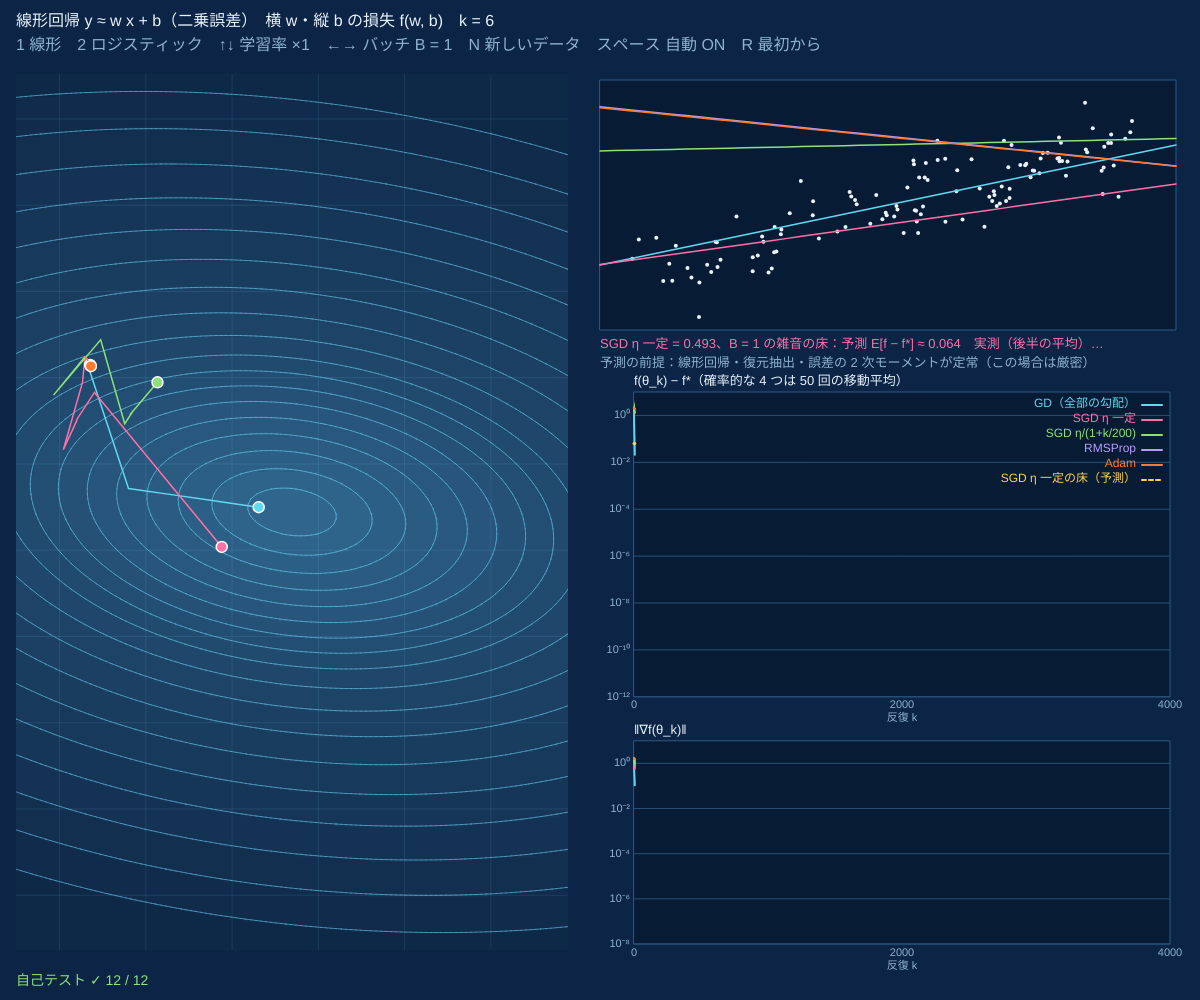
Frame 1 (no input)
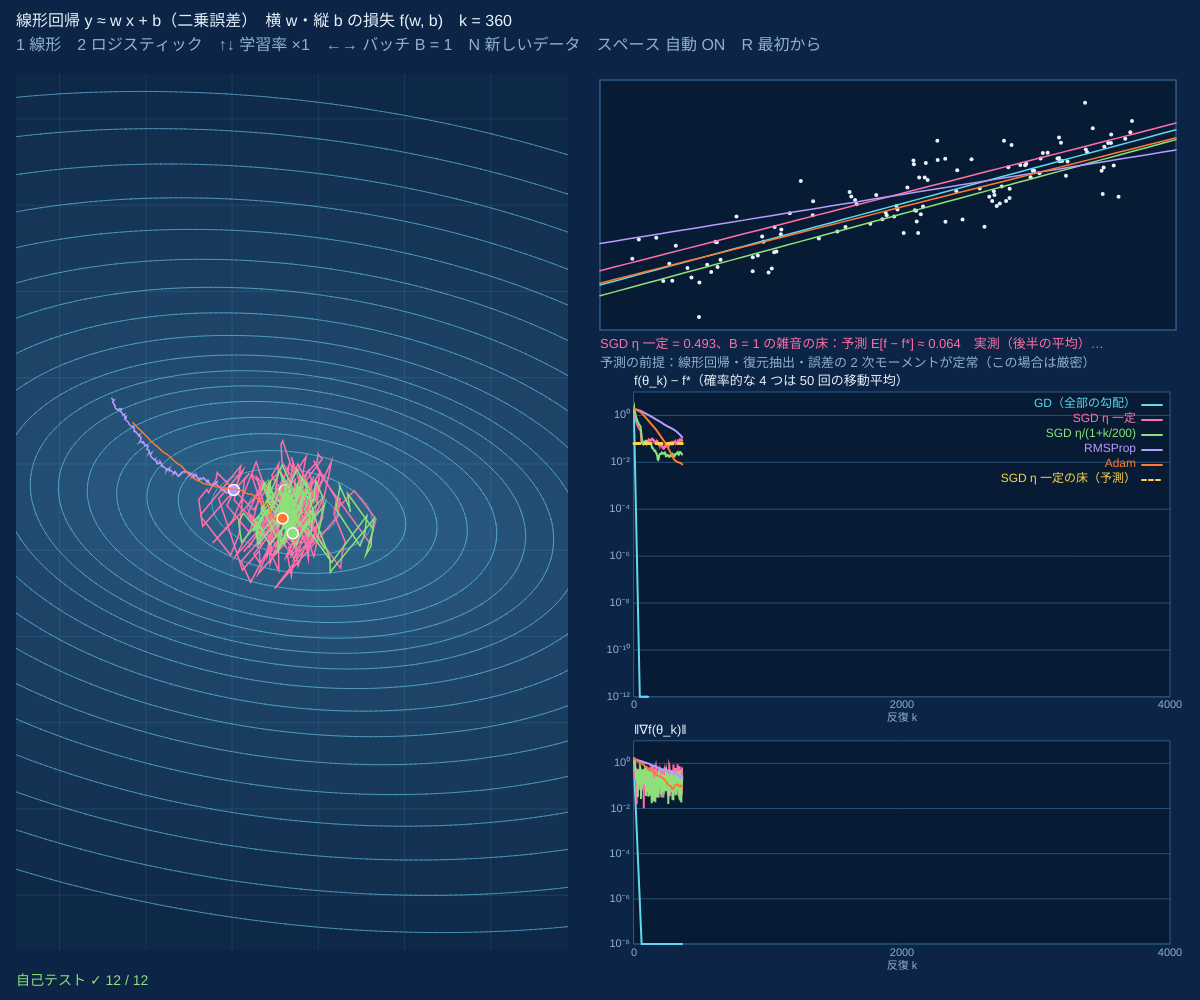
Frame 60 (no input)
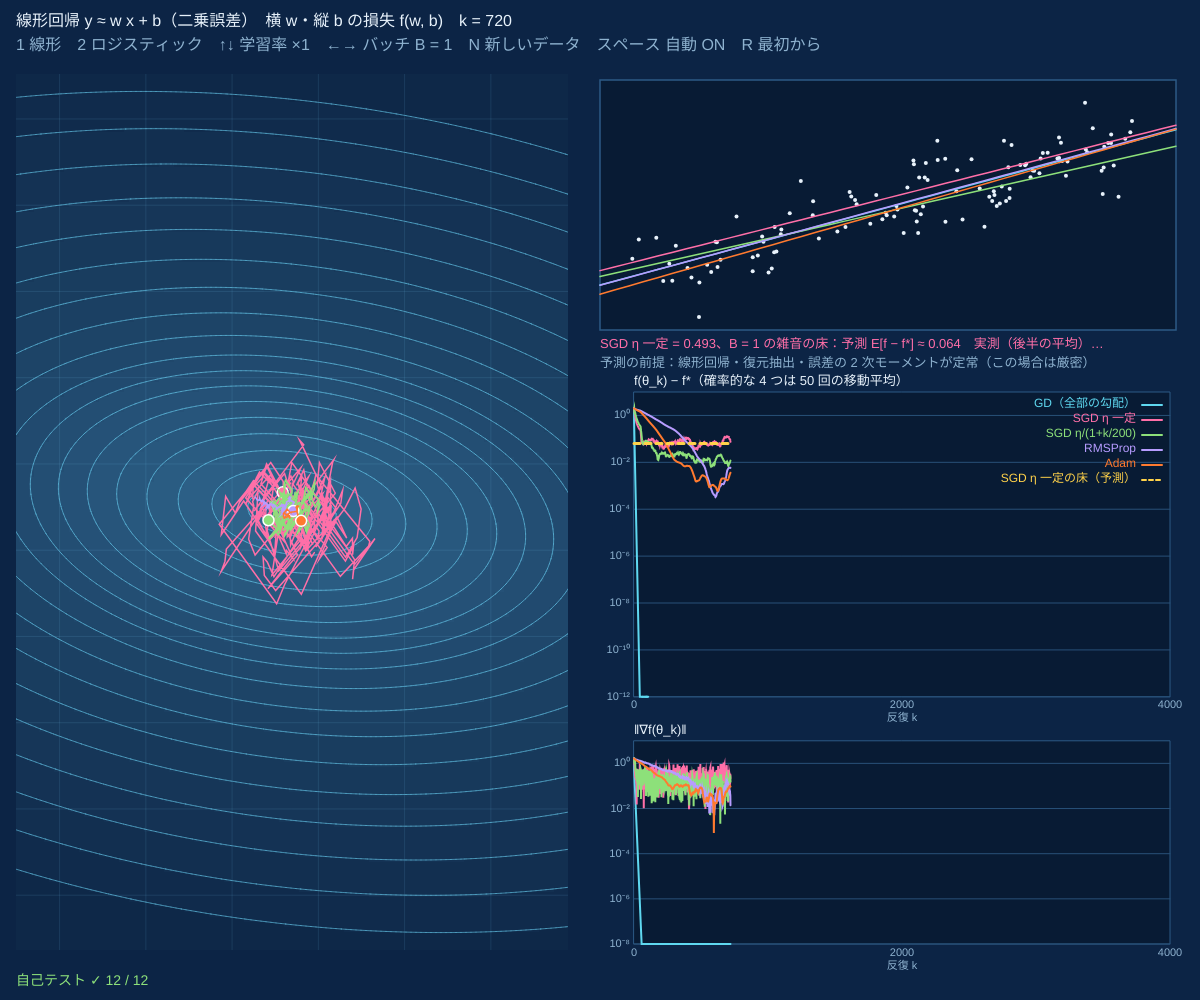
Frame 120 (the mouse pressed at the canvas centre since frame 60)

The p5.js sketch that drew these frames (run headless with seeded random() and noise() and a simulated clock; from frame 60 on, the mouse is pressed at the canvas centre):

// p5.js sketch
// ── sketch.js
// ============================================
// 05 確率的勾配法（SGD）と適応的手法（RMSProp・Adam）
// データ N 点の損失の平均 f(w, b) = (1/N) Σ fᵢ(w, b) を、全部の勾配の代わりに B 個だけ選んだ勾配（ミニバッチ）で下る
//   1 回は安いがゆらぐ。学習率 η が一定だと、f − f* はある高さ（雑音の床）で止まる。η を小さくしていけば床も下がる
// 1 = 線形回帰 / 2 = ロジスティック回帰 / ↑↓ = 学習率の倍率 / ←→ = バッチの大きさ B / N = 新しいデータ / スペース = 自動 / R = 最初から
// ============================================

const NPTS = 120;                         // ★ データの点の数
const BS = [1, 4, 16, 64, NPTS];          // ★ バッチの大きさの候補
const KMAX = 4000, PERF = 6;              // ★ 反復の最大回数、1 フレームに何回
const RHO = 0.9, B1 = 0.9, B2 = 0.999, EPS = 1e-8;   // ★ RMSProp の ρ、Adam の β₁・β₂
let which = 0, bi = 0, lrm = 1, seed = 7, M, V, CI, runs, k = 0, auto = true, MC, rnd, FP;

function setup() {
  createCanvas(windowWidth, windowHeight);
  MC = [{ name: 'GD（全部の勾配）', col: PAL.cy }, { name: 'SGD η 一定', col: PAL.pk }, { name: 'SGD η/(1+k/200)', col: PAL.gr }, { name: 'RMSProp', col: PAL.vi }, { name: 'Adam', col: PAL.or }];
  selfTest();
  rebuild();
}
function gauss(r) { return Math.sqrt(-2 * Math.log(1 - r())) * Math.cos(2 * Math.PI * r()); }
function sigm(z) { return 1 / (1 + Math.exp(-z)); }
// データと損失：θ = (w, b)、aᵢ = (xᵢ, 1)、zᵢ = w xᵢ + b
function makeModel(md, sd) {
  let r = rngSeed(sd), X = [], Y = [];
  for (let i = 0; i < NPTS; i++) {
    if (md === 0) { let x = 2 * r() - 1; X.push(x); Y.push(1.5 * x - 0.5 + 0.5 * gauss(r)); }
    else { let x = 4 * r() - 2; X.push(x); Y.push(r() < sigm(2 * x - 0.5) ? 1 : 0); }
  }
  let lossI = md === 0 ? (z, y) => 0.5 * (z - y) ** 2 : (z, y) => (z > 0 ? z + Math.log1p(Math.exp(-z)) : Math.log1p(Math.exp(z))) - y * z;
  let resI = md === 0 ? (z, y) => z - y : (z, y) => sigm(z) - y, curvI = md === 0 ? () => 1 : (z) => sigm(z) * (1 - sigm(z));
  let Mo = { md, X, Y, N: NPTS,
    f: (w, b) => { let s = 0; for (let i = 0; i < NPTS; i++) s += lossI(w * X[i] + b, Y[i]); return s / NPTS; },
    gi: (i, w, b) => { let q = resI(w * X[i] + b, Y[i]); return [q * X[i], q]; },
    g: (w, b) => { let p = [0, 0]; for (let i = 0; i < NPTS; i++) { let q = resI(w * X[i] + b, Y[i]); p[0] += q * X[i]; p[1] += q; } return [p[0] / NPTS, p[1] / NPTS]; },
    H: (w, b) => { let a = 0, c = 0, d = 0; for (let i = 0; i < NPTS; i++) { let s = curvI(w * X[i] + b); a += s * X[i] * X[i]; c += s * X[i]; d += s; } return [[a / NPTS, c / NPTS], [c / NPTS, d / NPTS]]; } };
  let th = [0, 0];   // 最小点：線形は正規方程式 1 回（= ニュートン 1 回）、ロジスティックはニュートン法を ‖∇f‖ < 1e−14 まで
  for (let it = 0; it < 50 && !(vlen(Mo.g(...th)) < 1e-14); it++) { let dd = solve2(Mo.H(...th), Mo.g(...th)); th = [th[0] - dd[0], th[1] - dd[1]]; }
  Mo.xs = [th]; Mo.fs = Mo.f(...th); Mo.view = [th[0], th[1], 3.2];
  let Hs = Mo.H(...th), H0 = Mo.H(0, 0); Mo.L = eig2(md === 0 ? Hs : [[H0[0][0], H0[0][1]], [H0[1][0], H0[1][1]]]).l[1];   // ロジスティック：σ' ≤ 1/4 で H ≤ H(0,0)
  return Mo;
}
function lrs(Mo) { return [1 / Mo.L, 0.5 / Mo.L, 0.5 / Mo.L, 0.01, 0.02].map((v) => v * lrm); }
function rebuild() {
  M = makeModel(which, seed); V = makeView(16, 74, width * 0.46, height - 124, M.view); CI = contourImage(V, M.f); rnd = rngSeed(seed + 99);
  let t0 = [M.xs[0][0] - 2.4, M.xs[0][1] + 1.8];
  runs = MC.map(() => ({ th: t0.slice(), m: [0, 0], v: [0, 0], P: [t0], fv: [M.f(...t0) - M.fs], gn: [vlen(M.g(...t0))], ma: [M.f(...t0) - M.fs], sw: M.f(...t0) - M.fs, acc: 0, nacc: 0, dead: false }));
  k = 0; FP = floorPred(M, lrs(M)[1], BS[bi]);
}
function batchGrad(Mo, th, B, r) { let p = [0, 0]; for (let j = 0; j < B; j++) { let i = Math.floor(r() * Mo.N), q = Mo.gi(i, ...th); p[0] += q[0]; p[1] += q[1]; } return [p[0] / B, p[1] / B]; }   // 復元抽出
function iterate(Mo, R, m, k, B, eta, r) {
  if (R.dead) return;
  let g = m === 0 ? Mo.g(...R.th) : batchGrad(Mo, R.th, B, r), th = R.th;
  if (m === 0 || m === 1) th = [th[0] - eta * g[0], th[1] - eta * g[1]];
  else if (m === 2) { let e = eta / (1 + k / 200); th = [th[0] - e * g[0], th[1] - e * g[1]]; }
  else if (m === 3) { R.v = R.v.map((v, j) => RHO * v + (1 - RHO) * g[j] * g[j]); th = th.map((t, j) => t - (eta * g[j]) / (Math.sqrt(R.v[j]) + EPS)); }
  else { R.m = R.m.map((v, j) => B1 * v + (1 - B1) * g[j]); R.v = R.v.map((v, j) => B2 * v + (1 - B2) * g[j] * g[j]); th = th.map((t, j) => t - (eta * R.m[j] / (1 - B1 ** (k + 1))) / (Math.sqrt(R.v[j] / (1 - B2 ** (k + 1))) + EPS)); }
  let f = Mo.f(...th) - Mo.fs;
  if (bad(f) || bad(th[0]) || bad(th[1])) { R.dead = true; R.fv.push(NaN); return; }
  R.th = th; R.P.push(th); R.fv.push(f); R.gn.push(vlen(Mo.g(...th)));
  if (R.ma) { let n = R.fv.length; R.sw += f - (n > 50 ? R.fv[n - 51] : 0); R.ma.push(R.sw / Math.min(50, n)); }   // 50 回の移動平均
  if (k >= KMAX / 2) { R.acc += f; R.nacc++; }
}
// 雑音の床の予測：誤差 e の 2 次モーメント P が止まる式 AP + PA − η 𝓜(P) = η Σ_B を解き、E[f − f*] = ½ tr(AP)
//   線形回帰・復元抽出：𝓜(P) = (1/B) E[aaᵀPaaᵀ] + (1 − 1/B) APA、Σ_B = (1/B) E[r*² aaᵀ]（この 2 つで厳密）
//   ロジスティック：A = H(θ*)、𝓜(P) = APA、Σ_B = (1/B) E[gᵢgᵢᵀ]（雑音が θ によらないとした近似）
function floorPred(Mo, eta, B) {
  let A = Mo.H(...Mo.xs[0]), mm = (P, Q) => [[P[0][0] * Q[0][0] + P[0][1] * Q[1][0], P[0][0] * Q[0][1] + P[0][1] * Q[1][1]], [P[1][0] * Q[0][0] + P[1][1] * Q[1][0], P[1][0] * Q[0][1] + P[1][1] * Q[1][1]]];
  let Sg = [[0, 0], [0, 0]], Mop = (P) => mm(mm(A, P), A);
  for (let i = 0; i < Mo.N; i++) { let q = Mo.gi(i, ...Mo.xs[0]); Sg[0][0] += q[0] * q[0] / Mo.N / B; Sg[0][1] += q[0] * q[1] / Mo.N / B; Sg[1][1] += q[1] * q[1] / Mo.N / B; }
  if (Mo.md === 0) Mop = (P) => { let s = [[0, 0], [0, 0]]; for (let i = 0; i < Mo.N; i++) { let a = [[Mo.X[i] * Mo.X[i], Mo.X[i]], [Mo.X[i], 1]], t = mm(mm(a, P), a); for (let u = 0; u < 2; u++) for (let v = 0; v < 2; v++) s[u][v] += t[u][v] / Mo.N; } let apa = mm(mm(A, P), A); return s.map((rw, u) => rw.map((x, v) => x / B + (1 - 1 / B) * apa[u][v])); };
  let op = (P) => { let a = mm(A, P), b = mm(P, A), c = Mop(P); return [a[0][0] + b[0][0] - eta * c[0][0], a[0][1] + b[0][1] - eta * c[0][1], a[1][1] + b[1][1] - eta * c[1][1]]; };
  let cols = [op([[1, 0], [0, 0]]), op([[0, 1], [1, 0]]), op([[0, 0], [0, 1]])], rhs = [eta * Sg[0][0], eta * Sg[0][1], eta * Sg[1][1]];
  let det3 = (c) => c[0][0] * (c[1][1] * c[2][2] - c[1][2] * c[2][1]) - c[1][0] * (c[0][1] * c[2][2] - c[0][2] * c[2][1]) + c[2][0] * (c[0][1] * c[1][2] - c[0][2] * c[1][1]);
  let D = det3(cols), p = [0, 1, 2].map((j) => det3(cols.map((c, i) => (i === j ? rhs : c))) / D);   // クラメルの公式（cols は列）
  return 0.5 * (A[0][0] * p[0] + 2 * A[0][1] * p[1] + A[1][1] * p[2]);
}

function draw() {
  background(PAL.bg);
  if (auto) for (let s = 0; s < PERF && k < KMAX; s++, k++) runs.forEach((R, m) => iterate(M, R, m, k, BS[bi], lrs(M)[m], rnd));
  image(CI, V.px, V.py);
  runs.forEach((R, m) => drawPath(V, R.P.slice(-300), MC[m].col, 1.5, false));
  hud([[(which === 0 ? '線形回帰 y ≈ w x + b（二乗誤差）' : 'ロジスティック回帰 P(y=1) = σ(w x + b)') + '　横 w・縦 b の損失 f(w, b)　k = ' + k, PAL.ink],
    ['1 線形　2 ロジスティック　↑↓ 学習率 ×' + lrm + '　←→ バッチ B = ' + BS[bi] + '　N 新しいデータ　スペース 自動 ' + (auto ? 'ON' : 'off') + '　R 最初から', PAL.dim]], 16, 14, 16);
  // データと、いまの (w, b) の直線・曲線
  let x0 = width * 0.5, y0 = 80, w = width - x0 - 24, h = height * 0.25, xr = which === 0 ? 1.1 : 2.2, ylo = which === 0 ? -3.5 : -0.2, yhi = which === 0 ? 2.5 : 1.2;
  let DX = (x) => x0 + ((x + xr) / (2 * xr)) * w, DY = (y) => y0 + h - ((y - ylo) / (yhi - ylo)) * h;
  fill(8, 26, 50, 230); stroke(PAL.line); rect(x0, y0, w, h); noStroke(); fill(PAL.ink);
  for (let i = 0; i < M.N; i++) circle(DX(M.X[i]), DY(Math.min(yhi, Math.max(ylo, M.Y[i]))), 4);
  runs.forEach((R, m) => { if (R.dead) return; noFill(); stroke(MC[m].col); strokeWeight(1.5); beginShape(); for (let j = 0; j <= 40; j++) { let x = -xr + (2 * xr * j) / 40, z = R.th[0] * x + R.th[1], y = which === 0 ? z : sigm(z); vertex(DX(x), DY(Math.min(yhi, Math.max(ylo, y)))); } endShape(); });
  let et = lrs(M), fp = FP, R1 = runs[1];
  hud([['SGD η 一定 = ' + fmt(et[1], 3) + '、B = ' + BS[bi] + ' の雑音の床：予測 E[f − f*] ≈ ' + fmt(fp, 3) + '　実測（後半の平均）' + (R1.nacc ? fmt(R1.acc / R1.nacc, 3) : '…'), PAL.pk],
    [which === 0 ? '予測の前提：線形回帰・復元抽出・誤差の 2 次モーメントが定常（この場合は厳密）' : '予測の前提：最小点のまわりで 2 次近似・雑音は一定（近似）', PAL.dim]], x0, y0 + h + 8, 13);
  let ks = runs[0].fv.map(() => fp), top = y0 + h + 62, ph = (height - top - 100) * 0.6;
  logPlot(x0 + 34, top, w - 40, ph, runs.map((R, m) => ({ v: m ? R.ma : R.fv, c: MC[m].col, name: MC[m].name + (R.dead ? '（発散）' : '') })).concat([{ v: ks, c: PAL.ye, dash: true, wt: 3, name: 'SGD η 一定の床（予測）' }]), { kmax: KMAX, lo: -12, title: 'f(θ_k) − f*（確率的な 4 つは 50 回の移動平均）' });
  logPlot(x0 + 34, top + ph + 44, w - 40, height - top - ph - 100, runs.map((R, m) => ({ v: R.gn, c: MC[m].col })), { kmax: KMAX, lo: -8, title: '‖∇f(θ_k)‖' });
  drawSelfTest();
}
function keyPressed() {
  if (key === '1' || key === '2') { which = +key - 1; rebuild(); }
  if (key === UP_ARROW) { lrm = Math.min(16, lrm * 2); rebuild(); }
  if (key === DOWN_ARROW) { lrm = Math.max(1 / 16, lrm / 2); rebuild(); }
  if (key === RIGHT_ARROW) { bi = Math.min(BS.length - 1, bi + 1); rebuild(); }
  if (key === LEFT_ARROW) { bi = Math.max(0, bi - 1); rebuild(); }
  if (key === 'n' || key === 'N') { seed++; rebuild(); }
  if (key === ' ') auto = !auto;
  if (key === 'r' || key === 'R') rebuild();
}

function selfTest() {
  let Ml = makeModel(0, 7), Mg = makeModel(1, 7);
  for (let Mo of [Ml, Mg]) {
    let e = derivErr(Mo, [[0.3, -0.2], [2, 1], [-1, 0.5]]), nm = Mo.md ? 'ロジスティック' : '線形';
    stOk(nm + '：損失の勾配・ヘッセ行列 = 差分', e.g < 1e-6 && e.H < 1e-5, 'g ' + fmt(e.g) + ', H ' + fmt(e.H));
    stOk(nm + '：最小点 θ* で ‖∇f‖ < 1e−12', vlen(Mo.g(...Mo.xs[0])) < 1e-12, 'θ* = (' + fmt(Mo.xs[0][0], 5) + ', ' + fmt(Mo.xs[0][1], 5) + ')');
    let r = rngSeed(5), perm = [...Array(Mo.N).keys()].sort(() => r() - 0.5), avg = [0, 0], th = [0.7, -0.4];
    for (let s = 0; s < Mo.N; s += 10) { let p = [0, 0]; for (let i of perm.slice(s, s + 10)) { let q = Mo.gi(i, ...th); p[0] += q[0] / 10; p[1] += q[1] / 10; } avg[0] += p[0] / (Mo.N / 10); avg[1] += p[1] / (Mo.N / 10); }
    let g = Mo.g(...th); stOk(nm + '：重ならない 12 個のミニバッチの勾配の平均 = 全体の勾配', Math.hypot(avg[0] - g[0], avg[1] - g[1]) < 1e-12);
  }
  let o = Mg.Y.map((y, i) => [Mg.X[i], y]).sort((a, b) => a[0] - b[0]).map((p) => p[1]), mono = (s) => s.every((v, i) => i === 0 || v >= s[i - 1]);
  stOk('ロジスティック：データは 1 本のしきい値で分けられない（だから f* が有限）', !mono(o) && !mono(o.slice().reverse()));
  let R = { th: [1, 1], m: [0, 0], v: [0, 0], P: [], fv: [], gn: [], acc: 0, nacc: 0 }, g0 = Ml.g(1, 1);
  iterate(Ml, R, 4, 0, NPTS, 0.02, rngSeed(1));   // B = N でも復元抽出なので g は全体の勾配と少し違う → 大きさだけ確かめる
  stOk('Adam の 1 歩目：各成分がちょうど η·|g|/(|g|+ε) ≈ η だけ動く（バイアス補正）', Math.abs(Math.abs(R.th[0] - 1) - 0.02) < 1e-6 && Math.abs(Math.abs(R.th[1] - 1) - 0.02) < 1e-6, '動き ' + fmt(Math.abs(R.th[0] - 1), 6) + ', ' + fmt(Math.abs(R.th[1] - 1), 6) + '（|g| ~ ' + fmt(vlen(g0)) + '）');
  let eta = 0.5 / Ml.L;
  for (let [B, sd] of [[1, 11], [4, 12]]) {
    let fp = floorPred(Ml, eta, B), r = rngSeed(sd), th = Ml.xs[0].slice(), sum = 0, n = 0;
    for (let kk = 0; kk < 30000; kk++) { let gb = batchGrad(Ml, th, B, r); th = [th[0] - eta * gb[0], th[1] - eta * gb[1]]; if (kk >= 1000) { sum += Ml.f(...th) - Ml.fs; n++; } }
    stOk('線形・B=' + B + '・η=0.5/L：雑音の床 実測（29000 回の平均）≈ 予測（±5%）', Math.abs(sum / n / fp - 1) < 0.05, '予測 ' + fmt(fp, 4) + ' 実測 ' + fmt(sum / n, 4));
  }
  let ra = rngSeed(3), rb = rngSeed(3), A = { th: [0, 0], m: [0, 0], v: [0, 0], P: [], fv: [], gn: [], acc: 0, nacc: 0 }, Bd = { th: [0, 0], m: [0, 0], v: [0, 0], P: [], fv: [], gn: [], acc: 0, nacc: 0 };
  for (let kk = 0; kk < KMAX; kk++) { iterate(Ml, A, 1, kk, 1, eta, ra); iterate(Ml, Bd, 2, kk, 1, eta, rb); }
  let tail = (R) => R.fv.slice(-1000).reduce((s, v) => s + v, 0) / 1000;
  stOk('η を減らす SGD のほうが、η 一定より f* に近づく（最後の 1000 回の平均）', tail(Bd) < tail(A), fmt(tail(Bd), 3) + ' < ' + fmt(tail(A), 3));
  let G = { th: [0, 0], m: [0, 0], v: [0, 0], P: [], fv: [], gn: [], acc: 0, nacc: 0 }; for (let kk = 0; kk < 300; kk++) iterate(Ml, G, 0, kk, 1, 1 / Ml.L, null);
  stOk('全部の勾配の GD（t = 1/L）はゆらがず f* に収束', G.fv[G.fv.length - 1] < 1e-25, fmt(G.fv[G.fv.length - 1]));
  stReport();
}

// ---------- やってみよう ----------
// 1. ←→ で B を 1 → 4 → 16 にすると、SGD η 一定の床が 1/4 ずつ下がる（予測の点線と比べよう）
// 2. ↑↓ で学習率を 2 倍にすると床も約 2 倍。GD は 2/L を超えると発散する
// 3. Adam と RMSProp は成分ごとに歩幅をそろえる。等高線の楕円がつぶれていても進み方があまり変わらない
// 4. 2（ロジスティック）では床の予測は近似。データの点と、確率の曲線（σ）の当てはまりを見よう
// 5. N で別のデータにしても、床の予測と実測は合う？

// ==================================================
// ここから下は「最適化の道具」（中身は読まなくても OK。消さないでね）
// テスト関数（値・勾配・ヘッセ行列）、等高線、対数グラフ、2×2 行列、直線探索、自己テスト
// ==================================================
const PAL = { bg: '#0c2445', ink: '#e8f2fb', dim: '#8eb2cf', line: '#2c5a85', or: '#ff7a2f', cy: '#5fd8f0', gr: '#8de07a', ye: '#ffd24a', pk: '#ff6fa8', vi: '#b79cff', rd: '#ff5a5a' };

// ---- テスト関数 { f 値, g 勾配, H ヘッセ行列, xs 最小点, fs 最小値, view [中心x, 中心y, 横の半幅] }
function quadFn(kap, th = 0.5) {     // f = ½ xᵀAx、A の固有値は μ = 1 と L = κ（θ だけ回転）
  let c = Math.cos(th), s = Math.sin(th), a = c * c + kap * s * s, b = (1 - kap) * c * s, d = s * s + kap * c * c;
  return { name: '2 次関数 κ = ' + fmt(kap), f: (x, y) => 0.5 * (a * x * x + 2 * b * x * y + d * y * y), g: (x, y) => [a * x + b * y, b * x + d * y],
    H: () => [[a, b], [b, d]], mu: 1, L: kap, xs: [[0, 0]], fs: 0, view: [0, 0, 3.2], start: [-2.6, 1.6], convex: true, th };
}
const ROSEN = { name: 'ローゼンブロック', f: (x, y) => (1 - x) ** 2 + 100 * (y - x * x) ** 2,
  g: (x, y) => [-2 * (1 - x) - 400 * x * (y - x * x), 200 * (y - x * x)],
  H: (x, y) => [[2 - 400 * (y - x * x) + 800 * x * x, -400 * x], [-400 * x, 200]], xs: [[1, 1]], fs: 0, view: [-0.2, 0.9, 2.1], start: [-1.2, 1] };
const HIMMEL = { name: 'ヒンメルブラウ', f: (x, y) => (x * x + y - 11) ** 2 + (x + y * y - 7) ** 2,
  g: (x, y) => [4 * x * (x * x + y - 11) + 2 * (x + y * y - 7), 2 * (x * x + y - 11) + 4 * y * (x + y * y - 7)],
  H: (x, y) => [[12 * x * x + 4 * y - 42, 4 * x + 4 * y], [4 * x + 4 * y, 4 * x + 12 * y * y - 26]],
  xs: [[3, 2], [-2.8051, 3.1313], [-3.7793, -3.2832], [3.5844, -1.8481]], fs: 0, view: [0, 0, 6.2], start: [-0.3, -0.9] };
const BEALE = (() => {
  let C = [1.5, 2.25, 2.625], each = (x, y, fn) => C.forEach((c, i) => { let n = i + 1; fn(c - x + x * y ** n, y ** n - 1, n * x * y ** (n - 1), n * y ** (n - 1), n > 1 ? n * (n - 1) * x * y ** (n - 2) : 0); });
  return { name: 'ビール', f: (x, y) => { let s = 0; each(x, y, (r) => (s += r * r)); return s; },
    g: (x, y) => { let p = [0, 0]; each(x, y, (r, rx, ry) => { p[0] += 2 * r * rx; p[1] += 2 * r * ry; }); return p; },
    H: (x, y) => { let a = 0, b = 0, d = 0; each(x, y, (r, rx, ry, rxy, ryy) => { a += 2 * rx * rx; b += 2 * (rx * ry + r * rxy); d += 2 * (ry * ry + r * ryy); }); return [[a, b], [b, d]]; },
    xs: [[3, 0.5]], fs: 0, view: [0.6, 0, 4.6], start: [-1.5, 1.8] };
})();
HIMMEL.xs = HIMMEL.xs.map((p) => criticalPoint(HIMMEL, p));   // 4 つの最小点を ∇f = 0 のニュートン法で精密に
const LSE = (() => {                  // log(e^(x+3y−0.1) + e^(x−3y−0.1) + e^(−x−0.1))：凸。最小点 (−ln2 / 2, 0)、最小値 (3/2)ln2 − 0.1
  let pr = (x, y) => { let z = [x + 3 * y - 0.1, x - 3 * y - 0.1, -x - 0.1], m = Math.max(...z), e = z.map((v) => Math.exp(v - m)), s = e[0] + e[1] + e[2]; return [m + Math.log(s), e.map((v) => v / s)]; };
  return { name: 'log-sum-exp', f: (x, y) => pr(x, y)[0], g: (x, y) => { let p = pr(x, y)[1]; return [p[0] + p[1] - p[2], 3 * p[0] - 3 * p[1]]; },
    H: (x, y) => { let p = pr(x, y)[1], g0 = p[0] + p[1] - p[2], g1 = 3 * p[0] - 3 * p[1]; return [[1 - g0 * g0, g1 - g0 * g1], [g1 - g0 * g1, 9 * (p[0] + p[1]) - g1 * g1]]; },
    xs: [[-Math.LN2 / 2, 0]], fs: 1.5 * Math.LN2 - 0.1, view: [-0.4, 0, 2.4], start: [-2, 1.1], convex: true, L: 10 };
})();

// ---- 2×2 の行列とベクトル
function eig2(M) {                    // 対称行列の固有値（小さい順）と固有ベクトル
  let a = M[0][0], b = M[0][1], d = M[1][1], t = (a + d) / 2, r = Math.hypot((a - d) / 2, b), l1 = t - r;
  let v = Math.abs(b) > 1e-14 * (Math.abs(a) + Math.abs(d) + 1) ? [l1 - d, b] : a <= d ? [1, 0] : [0, 1], n = Math.hypot(v[0], v[1]);
  v = [v[0] / n, v[1] / n];
  return { l: [l1, t + r], v: [v, [-v[1], v[0]]] };
}
function solve2(M, r) { let det = M[0][0] * M[1][1] - M[0][1] * M[1][0]; return [(M[1][1] * r[0] - M[0][1] * r[1]) / det, (M[0][0] * r[1] - M[1][0] * r[0]) / det]; }
function vlen(v) { return Math.hypot(...v); }
function vdot(a, b) { let s = 0; for (let i = 0; i < a.length; i++) s += a[i] * b[i]; return s; }
function vaxpy(a, x, y) { return y.map((yi, i) => yi + a * x[i]); }   // a·x + y
function bad(v) { return !isFinite(v) || Math.abs(v) > 1e12; }
function errTo(F, p) { return Math.min(...F.xs.map((q) => Math.hypot(p[0] - q[0], p[1] - q[1]))); }

// ---- 微分のチェック（中心差分）。H は「解析的な勾配」の差分と比べる
function fdGrad(fn, x, y, h = 1e-6) { return [(fn(x + h, y) - fn(x - h, y)) / (2 * h), (fn(x, y + h) - fn(x, y - h)) / (2 * h)]; }
function derivErr(F, pts) {
  let eg = 0, eh = 0, rel = (a, b) => Math.abs(a - b) / Math.max(1, Math.abs(b));
  for (let [x, y] of pts) {
    let g = F.g(x, y), n = fdGrad(F.f, x, y), H = F.H(x, y), h = 1e-6;
    let gx1 = F.g(x + h, y), gx0 = F.g(x - h, y), gy1 = F.g(x, y + h), gy0 = F.g(x, y - h);
    let N = [[(gx1[0] - gx0[0]) / (2 * h), (gy1[0] - gy0[0]) / (2 * h)], [(gx1[1] - gx0[1]) / (2 * h), (gy1[1] - gy0[1]) / (2 * h)]];
    eg = Math.max(eg, rel(g[0], n[0]), rel(g[1], n[1]));
    for (let i = 0; i < 2; i++) for (let j = 0; j < 2; j++) eh = Math.max(eh, rel(H[i][j], N[i][j]));
  }
  return { g: eg, H: eh };
}
// ∇f = 0 をニュートン法で解く（停留点を探す）
function criticalPoint(F, p, it = 60) {
  for (let k = 0; k < it; k++) { let d = solve2(F.H(p[0], p[1]), F.g(p[0], p[1])); if (!isFinite(d[0] + d[1])) return null; p = [p[0] - d[0], p[1] - d[1]]; if (vlen(d) < 1e-14) break; }
  return vlen(F.g(p[0], p[1])) < 1e-8 ? p : null;
}
// アルミホの条件 f(x + t d) ≤ f(x) + c₁ t ∇fᵀd になるまで t を β 倍（試した点も返す）
function armijo(F, p, d, c1 = 1e-4, beta = 0.5, t = 1) {
  let f0 = F.f(p[0], p[1]), sl = vdot(F.g(p[0], p[1]), d), tries = [];
  for (let k = 0; k < 60; k++) { let fq = F.f(p[0] + t * d[0], p[1] + t * d[1]); tries.push([t, fq]); if (fq <= f0 + c1 * t * sl) break; t *= beta; }
  return { t, tries, slope: sl };
}

// ---- 画面と世界の座標（縦横の縮尺は同じ）
function makeView(px, py, pw, ph, v) {
  let V = { px, py, pw: Math.round(pw), ph: Math.round(ph), cx: v[0], cy: v[1], hw: v[2] };
  V.sc = V.pw / (2 * V.hw); V.hh = V.ph / (2 * V.sc);
  V.toS = (x, y) => [V.px + V.pw / 2 + (x - V.cx) * V.sc, V.py + V.ph / 2 - (y - V.cy) * V.sc];
  V.toW = (sx, sy) => [V.cx + (sx - V.px - V.pw / 2) / V.sc, V.cy - (sy - V.py - V.ph / 2) / V.sc];
  V.inside = (sx, sy) => sx >= V.px && sx <= V.px + V.pw && sy >= V.py && sy <= V.py + V.ph;
  return V;
}
// 等高線の画像：格子で値を計算 → 分位点で段を決め、色ぬり ＋ マーチングスクエアで線（関数を変えたときだけ呼ぶ）
function contourImage(V, fz, nLev = 18) {
  let cs = 5, nx = Math.ceil(V.pw / cs) + 1, ny = Math.ceil(V.ph / cs) + 1, Z = new Float64Array(nx * ny);
  for (let j = 0; j < ny; j++) for (let i = 0; i < nx; i++) { let [x, y] = V.toW(V.px + i * cs, V.py + j * cs), z = fz(x, y); Z[j * nx + i] = isFinite(z) ? z : 1e300; }
  let srt = Array.from(Z).filter((z) => z < 1e300).sort((a, b) => a - b), lev = [];
  for (let k = 1; k <= nLev; k++) lev.push(srt[Math.min(srt.length - 1, Math.floor(srt.length * Math.pow(k / (nLev + 1), 1.7)))]);
  let G = createGraphics(V.pw, V.ph); G.pixelDensity(1);
  let ctx = G.drawingContext, img = ctx.createImageData(V.pw, V.ph), band = new Uint8Array(nx * ny);
  for (let q = 0; q < Z.length; q++) { let b = 0; while (b < nLev && Z[q] > lev[b]) b++; band[q] = Z[q] >= 1e300 ? 255 : b; }
  for (let py = 0; py < V.ph; py++) for (let px = 0; px < V.pw; px++) {
    let b = band[Math.round(py / cs) * nx + Math.round(px / cs)], t = b === 255 ? 1.25 : b / nLev, o = 4 * (py * V.pw + px);
    img.data[o] = 14 + 34 * (1 - t); img.data[o + 1] = 40 + 62 * (1 - t); img.data[o + 2] = 72 + 70 * (1 - t); img.data[o + 3] = 255;
  }
  ctx.putImageData(img, 0, 0);
  // 方眼（製図用紙）
  let gs = Math.pow(10, Math.floor(Math.log10(V.hw / 2))); if (V.hw / gs > 10) gs *= 2; if (V.hw / gs > 10) gs *= 2.5;
  ctx.strokeStyle = 'rgba(120,200,240,0.12)'; ctx.lineWidth = 1; ctx.beginPath();
  for (let x = Math.ceil((V.cx - V.hw) / gs) * gs; x < V.cx + V.hw; x += gs) { let s = V.toS(x, 0)[0] - V.px; ctx.moveTo(s, 0); ctx.lineTo(s, V.ph); }
  for (let y = Math.ceil((V.cy - V.hh) / gs) * gs; y < V.cy + V.hh; y += gs) { let s = V.toS(0, y)[1] - V.py; ctx.moveTo(0, s); ctx.lineTo(V.pw, s); }
  ctx.stroke();
  ctx.strokeStyle = 'rgba(110,215,250,0.55)';
  for (let L of lev) {
    ctx.beginPath();
    for (let j = 0; j < ny - 1; j++) for (let i = 0; i < nx - 1; i++) {
      let a = Z[j * nx + i], b = Z[j * nx + i + 1], c = Z[(j + 1) * nx + i + 1], d = Z[(j + 1) * nx + i], P = [];
      if (a > L !== b > L) P.push(i + (L - a) / (b - a), j);
      if (b > L !== c > L) P.push(i + 1, j + (L - b) / (c - b));
      if (d > L !== c > L) P.push(i + (L - d) / (c - d), j + 1);
      if (a > L !== d > L) P.push(i, j + (L - a) / (d - a));
      for (let q = 0; q + 3 < P.length; q += 4) { ctx.moveTo(P[q] * cs, P[q + 1] * cs); ctx.lineTo(P[q + 2] * cs, P[q + 3] * cs); }
    }
    ctx.stroke();
  }
  G.levels = lev;
  return G;
}

// ---- 対数グラフ：series = [{ v: 値の配列, c: 色, name, dash }]。0 以下・NaN は描かない。opt = { lo, hi, logx, title, kmax }
function logPlot(x, y, w, h, series, opt = {}) {
  let lo = opt.lo, hi = opt.hi, kmax = opt.kmax || 1, mn = Infinity, mx = -Infinity;
  for (let s of series) { if (!opt.kmax) kmax = Math.max(kmax, s.v.length - 1); for (let v of s.v) if (v > 0 && isFinite(v)) { mn = Math.min(mn, Math.log10(v)); mx = Math.max(mx, Math.log10(v)); } }
  if (lo === undefined) lo = isFinite(mn) ? Math.max(-17, Math.floor(mn)) : -16;
  if (hi === undefined) hi = isFinite(mx) ? Math.ceil(mx) : 2;
  if (hi <= lo) hi = lo + 1;
  let X = (k) => x + w * (opt.logx ? Math.log(1 + k) / Math.log(1 + kmax) : k / kmax), Y = (v) => y + h - (h * (Math.log10(v) - lo)) / (hi - lo);
  push();
  fill(8, 26, 50, 230); stroke(PAL.line); strokeWeight(1); rect(x, y, w, h);
  textSize(11); textAlign(RIGHT, CENTER);
  let de = Math.max(1, Math.ceil((hi - lo) / 8));
  for (let e = lo; e <= hi; e += de) { let yy = Y(Math.pow(10, e)); stroke(40, 80, 120); line(x, yy, x + w, yy); noStroke(); fill(PAL.dim); text('10' + sup(e), x - 4, yy); }
  textAlign(CENTER, TOP); noStroke(); fill(PAL.dim);
  let kt = opt.logx ? [1, 10, 100, 1000, 10000].filter((k) => k <= kmax) : [0, Math.round(kmax / 2), kmax];
  for (let k of kt) text(k, X(k), y + h + 3);
  text(opt.xlabel || '反復 k', x + w / 2, y + h + 16);
  for (let s of series) {
    stroke(s.c); strokeWeight(s.wt || 2); noFill();
    if (s.dash) drawingContext.setLineDash([6, 5]);
    let pts = [];
    let flush = () => { if (pts.length >= 2) { beginShape(); for (let p of pts) vertex(p[0], p[1]); endShape(); } else if (pts.length === 1) point(pts[0][0], pts[0][1]); pts = []; };
    for (let k = 0; k < s.v.length && k <= kmax; k++) { let v = s.v[k]; if (v > 0 && isFinite(v)) pts.push([X(k), Math.max(y, Math.min(y + h, Y(v)))]); else flush(); }
    flush(); drawingContext.setLineDash([]);
  }
  noStroke(); textAlign(RIGHT, TOP); textSize(12);
  series.filter((s) => s.name).forEach((s, i) => { let yy = y + 6 + 15 * i; noStroke(); fill(s.c); text(s.name, x + w - 34, yy); stroke(s.c); strokeWeight(2); if (s.dash) drawingContext.setLineDash([4, 3]); line(x + w - 28, yy + 7, x + w - 8, yy + 7); drawingContext.setLineDash([]); });
  if (opt.title) { noStroke(); fill(PAL.ink); textSize(13); textAlign(LEFT, BOTTOM); text(opt.title, x, y - 4); }
  pop();
}

// ---- 描く道具
function arrow(x1, y1, x2, y2, c, w = 2) {
  let a = Math.atan2(y2 - y1, x2 - x1), L = Math.hypot(x2 - x1, y2 - y1), hd = Math.min(12, L * 0.4);
  push(); stroke(c); fill(c); strokeWeight(w); line(x1, y1, x2, y2);
  if (L > 2) triangle(x2, y2, x2 - hd * Math.cos(a - 0.4), y2 - hd * Math.sin(a - 0.4), x2 - hd * Math.cos(a + 0.4), y2 - hd * Math.sin(a + 0.4));
  pop();
}
function drawPath(V, P, c, w = 2, dots = true) {   // 反復点の列を折れ線と点で
  if (P.length === 0) return;
  push(); stroke(c); strokeWeight(w); noFill();
  if (P.length >= 2) { beginShape(); for (let p of P) { let s = V.toS(p[0], p[1]); vertex(s[0], s[1]); } endShape(); }
  if (dots) { noStroke(); fill(c); for (let i = 0; i < P.length; i += Math.max(1, Math.floor(P.length / 60))) { let s = V.toS(P[i][0], P[i][1]); circle(s[0], s[1], 5); } }
  let s = V.toS(P[P.length - 1][0], P[P.length - 1][1]); stroke(255); strokeWeight(1.5); fill(c); circle(s[0], s[1], 11);
  pop();
}
function hud(lines, x, y, sz = 15, lh = 1.45) {   // 文字の列（[文字, 色] または 文字）
  push(); noStroke(); textSize(sz); textAlign(LEFT, TOP);
  lines.forEach((L, i) => { let [s, c] = Array.isArray(L) ? L : [L, PAL.ink]; fill(c); text(s, x, y + i * sz * lh); });
  pop();
}
const SUP = { '-': '⁻', 0: '⁰', 1: '¹', 2: '²', 3: '³', 4: '⁴', 5: '⁵', 6: '⁶', 7: '⁷', 8: '⁸', 9: '⁹' };
function sup(n) { return String(n).split('').map((ch) => SUP[ch] || ch).join(''); }
function fmt(v, d = 3) {             // 数の表示（発散・とても小さい数も）
  if (!isFinite(v) || Math.abs(v) > 1e12) return '発散';
  if (v === 0) return '0';
  let a = Math.abs(v);
  if (a < 1e-3 || a >= 1e5) { let e = Math.floor(Math.log10(a)), m = v / Math.pow(10, e); return m.toFixed(d - 1) + '×10' + sup(e); }
  return String(+v.toPrecision(d));
}
function rngSeed(s) { return () => { s |= 0; s = (s + 0x6d2b79f5) | 0; let t = Math.imul(s ^ (s >>> 15), 1 | s); t = (t + Math.imul(t ^ (t >>> 7), 61 | t)) ^ t; return ((t ^ (t >>> 14)) >>> 0) / 4294967296; }; }

// ---- 自己テスト（起動時に、知られている答えと照合する）
let selfTestResults = [];
function stOk(name, cond, info = '') { selfTestResults.push({ name, ok: !!cond, info }); }
function stReport() { for (let r of selfTestResults) (r.ok ? console.log : console.error)((r.ok ? '✓ ' : '✗ ') + r.name + (r.info ? '  [' + r.info + ']' : '')); }
function selfTestLine() { let n = selfTestResults.filter((r) => r.ok).length; return '自己テスト ' + (n === selfTestResults.length ? '✓ ' : '✗ ') + n + ' / ' + selfTestResults.length; }
function drawSelfTest() { push(); noStroke(); textSize(14); textAlign(LEFT, BOTTOM); fill(selfTestResults.every((r) => r.ok) ? PAL.gr : PAL.rd); text(selfTestLine(), 16, height - 12); pop(); }
